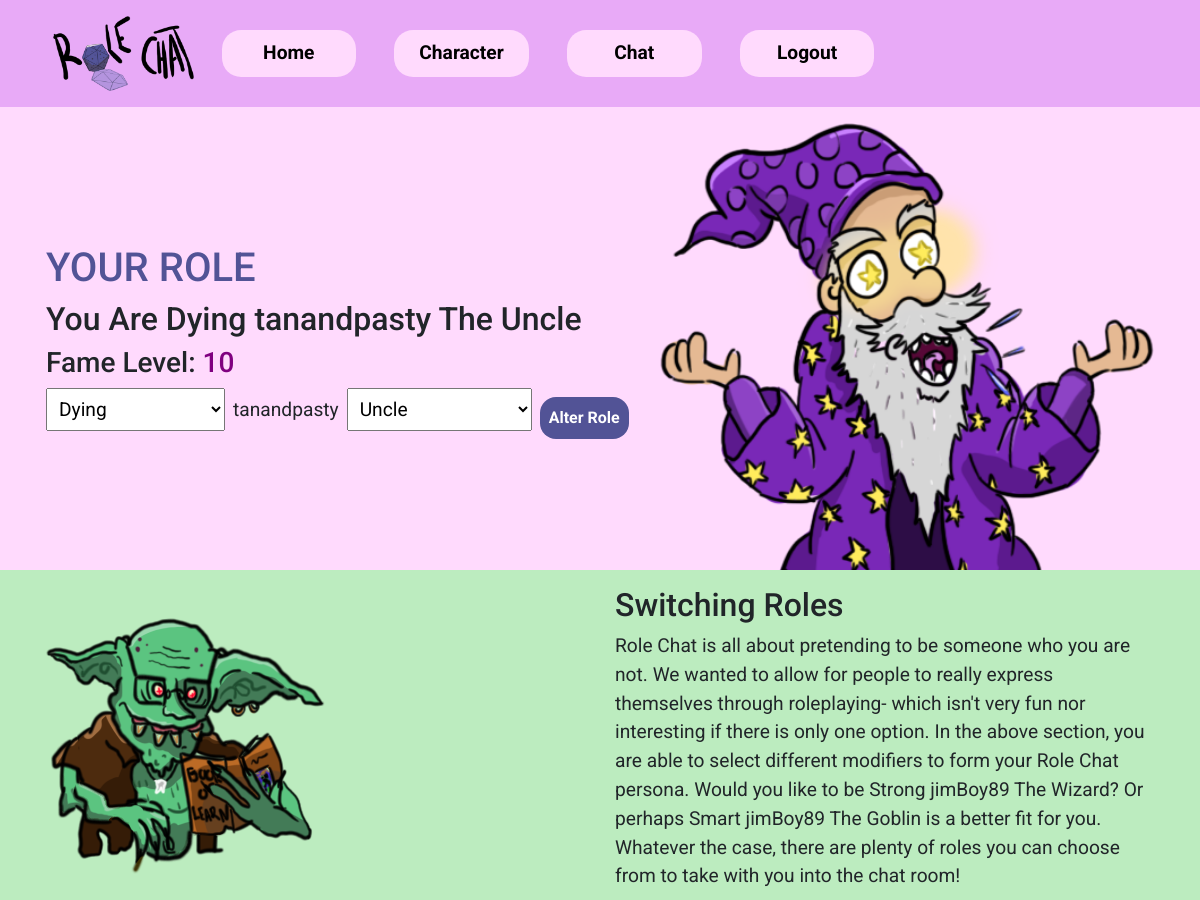
/character (signed in, upper part), run on an earlier commit of the app's database.
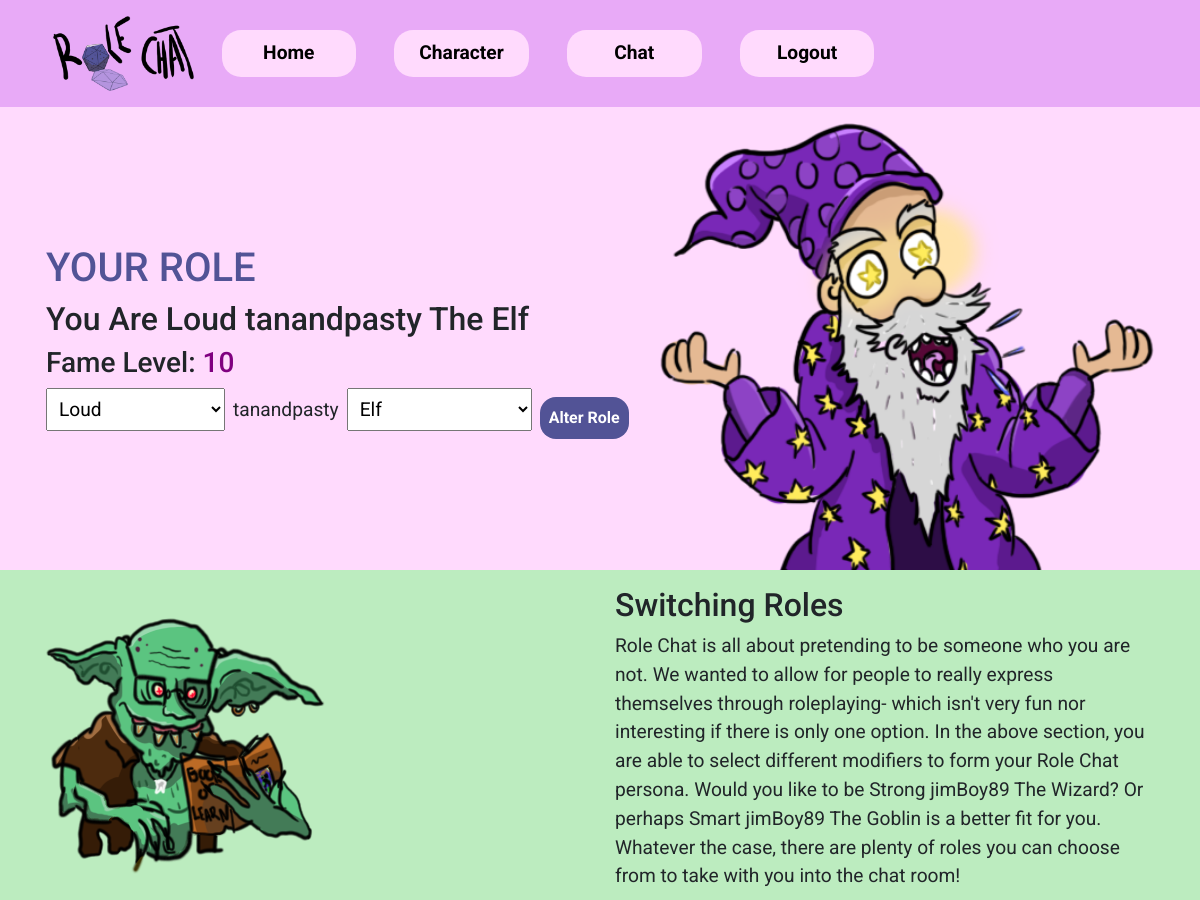
And on a later commit of the database.
### website/models.py (models this page shows)
class User(db.Model, UserMixin):
    id = db.Column(db.Integer, primary_key=True)
    username = db.Column(db.String(15), unique=True)
    password = db.Column(db.String(30))
    currency = db.Column(db.Integer, default=0)
    adjective = db.Column(db.String(30), default='Silly')
    role = db.Column(db.String(30), default='User')

### website/views.py (the view)
@views.route('/character', methods=['GET', 'POST'])
@login_required
def character():
    db.session.commit()
    if request.method == 'POST':
        adjective = request.form.get('adjective')
        role = request.form.get('role')
        user_to_update = User.query.filter_by(username=current_user.username).first()
        user_to_update.adjective = adjective
        user_to_update.role = role
        db.session.commit()
        return render_template("character.html", user=current_user, adj1=adjectives1, adj2=adjectives2, adj3=adjectives3, role1=roles1, role2=roles2, role3=roles3)
    else:
        return render_template("character.html", user=current_user, adj1=adjectives1, adj2=adjectives2, adj3=adjectives3, role1=roles1, role2=roles2, role3=roles3)

### website/__init__.py (called while the page is built)
def create_app():
    app = Flask(__name__)
    app.config['SECRET_KEY'] = 'A project created by students from ECU University :)'
    app.config['SQLALCHEMY_DATABASE_URI'] = f'sqlite:///{DB_NAME}'
    db.init_app(app)
    from .views import views
    from .auth import auth
    app.register_blueprint(views, url_prefix='/')
    app.register_blueprint(auth, url_prefix='/')
    from .models import User
    create_database(app)
    login_manager = LoginManager()
    login_manager.login_view = 'auth.login'
    login_manager.init_app(app)
    socketio.init_app(app)
    @login_manager.user_loader
    def load_user(id):
        return User.query.get(int(id))
    return app

### website/templates/character.html (shortened to what this page needs)
{% extends "base.html" %}
{% block content %}
<section class="bg-color2">
  <div class="container">
      <div class="row align-items-center justify-content-center pt-3">
          <div class="col-lg p-3 w-100">
            <h1 class="text-uppercase text-purple">Your Role</h1>
            <h2 class="fs-5">You Are {{ user.adjective }} {{ user.username }} The {{ user.role }}</h2>
            <h3>Fame Level: <span style="color: purple;">{{ user.currency }}</span></h3>
            <div>
                <form class="d-flex align-items-start justify-content-start" action="/character" method="post">
                  <select name="adjective" class="p-2">
                    {% for adjective in adj1 %}
                      <option value="{{adjective}}"
                      {% if adjective == user.adjective %}
                        selected
                      {% endif %}
                      > {{adjective}}</option>
                    {% endfor %}
                    {% if user.currency >= 10 %}
                      {% for adjective in adj2 %}
                        <option value="{{adjective}}"
                        {% if adjective == user.adjective %}
                          selected
                        {% endif %}
                        > {{adjective}}</option>
                      {% endfor %}
                    {% endif %}
                  </select>
                  <p class="p-2">{{user.username}}</p>
                  <select name="role" class="p-2">
                    {% for role in role1 %}
                      <option value="{{role}}"
                      {% if role == user.role %}
                          selected
                      {% endif %}
                      > {{role}}</option>
                    {% endfor %}
                    {% if user.currency >= 10 %}
                      {% for role in role2 %}
                        <option value="{{role}}"
                        {% if role == user.role %}
                          selected
                        {% endif %}
                        > {{role}}</option>
                      {% endfor %}
                    {% endif %}
                  </select>
                  <input type="submit" class="ml-2 p-2 btn submit-button" value="Alter Role">
                </form>
            </div>
          </div>
          <div class="col-lg">
              <img class="w-100 d-none d-lg-block" src="{{ url_for('static', filename='WebApps-Wizard.png') }}" alt="wizard">
          </div>
      </div>
  </div>
</section>
<section class="bg-color4">
  <div class="container">
      <div class="row align-items-center pt-3">
        <div class="col-lg">
          <img class="img-fluid" src="{{ url_for('static', filename='WebApps-Goblin.png') }}" alt="wizard">
        </div>
        <div class="col-lg">
          <h2>Switching Roles</h2>
          <div>
              <p>Role Chat is all about pretending to be someone who you are not.
                We wanted to allow for people to really express themselves through roleplaying-
                which isn't very fun nor interesting if there is only one option. In the above section,
                you are able to select different modifiers to form your Role Chat persona. Would you like
                to be Strong jimBoy89 The Wizard? Or perhaps Smart jimBoy89 The Goblin is a better fit for you.
                Whatever the case, there are plenty of roles you can choose from to take with you into the
                chat room!
              </p>
          </div>
        </div>
      </div>
  </div>
</section>
{% endblock %}

### website/templates/base.html (shortened to what this page needs)
<!doctype html>
<html lang="en">
  <head>
    <link rel="stylesheet" href="https://cdn.jsdelivr.net/npm/bootstrap@4.3.1/dist/css/bootstrap.min.css">
    <link
        rel="stylesheet"
        type="text/css"
        href="{{ url_for('static', filename='main.css') }}"
    ></link>
  </head>
  <body>
    <nav class="navbar navbar-expand-lg navbar-light navbar-custom d-flex-lg" id="mainNavBar">
      <div class="container">
          <div class="collapse navbar-collapse" id="navbar">
            <div class="navbar-nav">
              <a href="/" class="nav-item nav-link d-none d-lg-block" id="logo"><img class="navbar-logo" src="{{ url_for('static', filename='WebApps-RoleChatLogo.png') }}" alt="Role Chat Logo"></a>
              <a href="/" class="nav-item navbar-button-custom nav-link" id="home">Home</a>
              {% if user.is_authenticated %}
                <a href="/character" class="nav-item navbar-button-custom nav-link" id="character">Character</a>
                <a href="/chat" class="nav-item navbar-button-custom nav-link" id="chat">Chat</a>
                <a href="/logout" class="nav-item navbar-button-custom nav-link" id="logout">Logout</a>
              {% else %}
                <a href="/login" class="nav-item navbar-button-custom nav-link" id="login">Login</a>
              {% endif %}
            </div>
          </div>
        </div>
    </nav>
    {% block content %}
    {% endblock %}
  </body>
</html>

### website/static/main.css (style rules this page uses)
body { background-color: rgb(255, 218, 253) !important; font-family: 'Roboto', sans-serif; font-size: 1.2em; }
.bg-color2 { background-color: rgb(255, 218, 253) !important; }
.bg-color4 { background-color: rgb(188, 236, 191) !important; }
.navbar-custom { background-color: rgb(232, 170, 247) !important; display: flex; }
.navbar-logo { height: 75px; }
.navbar-button-custom { font-weight: bolder; align-self: center !important; text-align: center; color: black !important; background-color: rgb(255, 218, 253); border-radius: 1em; margin: .5em 1em; padding: .5em 1em; width: 7em; }
.text-purple { color: #525396 !important; }
.submit-button { font-weight: bolder; align-self: center !important; text-align: center; color: white !important; background-color: #525396 !important; border-radius: 1em; }

What changed in the data, as far as the page shows it:
changed User "tanandpasty": adjective "Dying" → "Loud"; role "Uncle" → "Elf"
